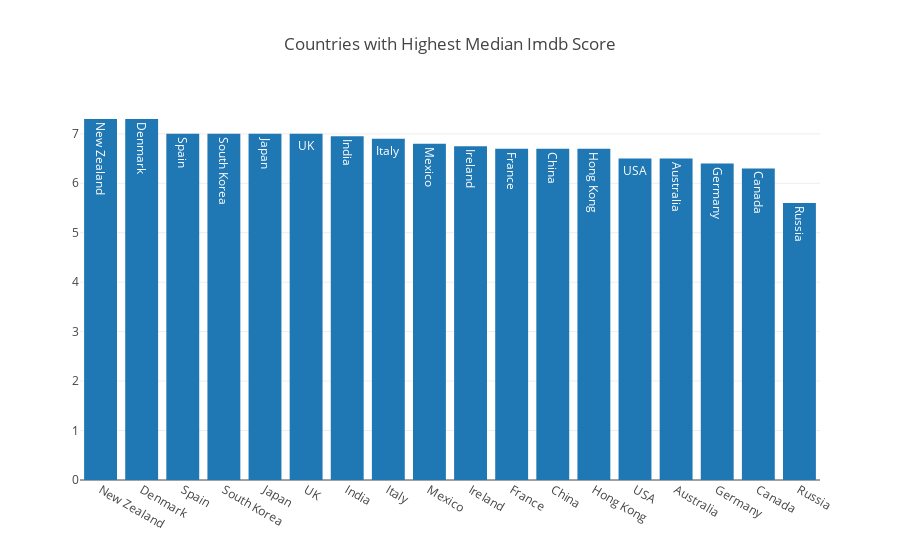

The cell this chart's notebook holds for it:
### Markdown cell above
- Barplot follows the same pattern, you need to create a `Bar` object instead.
- Checkout more examples in the documentation [here](https://plot.ly/python/bar-charts/)

### Code cell
from plotly.graph_objs import Bar

country_df = country_df.groupby('country')['imdb_score'].median().sort_values(ascending=False).reset_index()

data = [Bar(x=country_df['country'], y=country_df['imdb_score'], text=country_df['country'])]
layout = Layout(title="Countries with Highest Median Imdb Score")

fig = Figure(data=data, layout=layout)

plotly.offline.iplot(fig,show_link=False)

### Figure 1 — Plotly figure (JSON) as saved in the notebook; plotly's stock layout.template omitted (floating-point values rounded to 4 significant figures)
{"data": [{"text": ["New Zealand", "Denmark", "Spain", "South Korea", "Japan", "UK", "India", "Italy", "Mexico", "Ireland", "France", "China", "Hong Kong", "USA", "Australia", "Germany", "Canada", "Russia"], "type": "bar", "uid": "d731bc21-9d49-43bf-886a-a7333730f085", "x": ["New Zealand", "Denmark", "Spain", "South Korea", "Japan", "UK", "India", "Italy", "Mexico", "Ireland", "France", "China", "Hong Kong", "USA", "Australia", "Germany", "Canada", "Russia"], "y": [7.3, 7.3, 7, 7, 7, 7, 6.95, 6.9, 6.8, 6.75, 6.7, 6.7, 6.7, 6.5, 6.5, 6.4, 6.3, 5.6]}], "layout": {"title": {"text": "Countries with Highest Median Imdb Score"}}}
